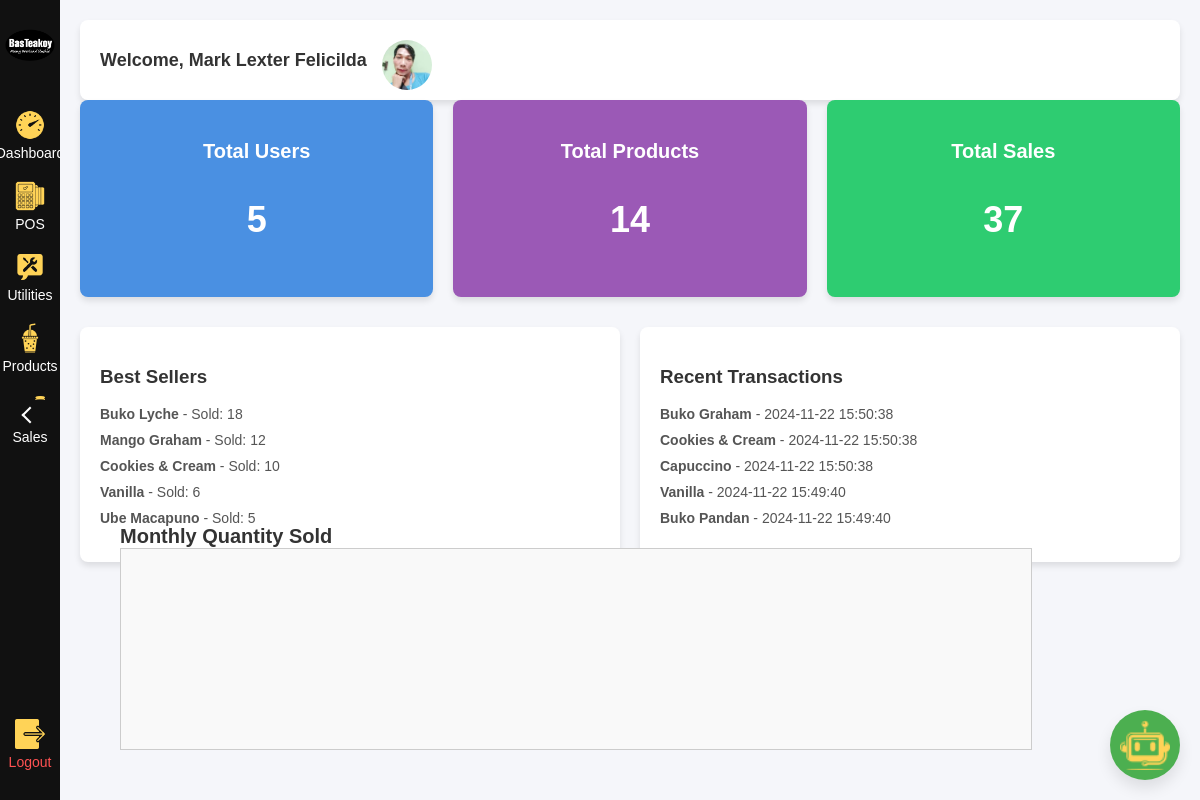
The app's page /bkinventory/admin_dashboard.php (signed in) with its own data.
### tables this page shows
CREATE TABLE `users` (
  `users_id` int(11) NOT NULL,
  `user_profile` varchar(255) DEFAULT NULL,
  `first_name` varchar(50) DEFAULT NULL,
  `last_name` varchar(50) DEFAULT NULL,
  `contact_number` varchar(15) DEFAULT NULL,
  `email` varchar(100) DEFAULT NULL,
  `password` varchar(100) DEFAULT NULL,
  `type` enum('cashier','admin') DEFAULT NULL
);

CREATE TABLE `checkout_transactions` (
  `checkout_transactions_id` int(11) NOT NULL,
  `product_id` int(11) DEFAULT NULL,
  `user_id` int(11) DEFAULT NULL,
  `payment_method` enum('cash','gcash') DEFAULT NULL,
  `product_name` varchar(100) DEFAULT NULL,
  `quantity` int(11) DEFAULT NULL,
  `amount_paid` decimal(10,2) DEFAULT NULL,
  `total_amount` decimal(10,2) DEFAULT NULL,
  `total_invested_price` decimal(10,2) DEFAULT NULL,
  `transaction_date` datetime DEFAULT current_timestamp(),
  `change_amount` decimal(10,2) DEFAULT NULL,
  `size` varchar(20) DEFAULT NULL
);

### bkinventory/admin_dashboard.php (the view, shortened to what this page needs)
<?php
$con = connection();
$total_users_query = "SELECT COUNT(*) AS total_users FROM Users";
$total_users_result = $con->query($total_users_query);
$total_users = $total_users_result->fetch_assoc()['total_users'];
$total_products_query = "SELECT COUNT(*) AS total_products FROM Products";
$total_products_result = $con->query($total_products_query);
$total_products = $total_products_result->fetch_assoc()['total_products'];
$total_sales_query = "SELECT COUNT(*) AS total_sales FROM Sales";
$total_sales_result = $con->query($total_sales_query);
$total_sales = $total_sales_result->fetch_assoc()['total_sales'];
$recent_checkouts_query = "SELECT * FROM Checkout_Transactions ORDER BY transaction_date DESC LIMIT 5";
$recent_checkouts_result = $con->query($recent_checkouts_query);
$best_sellers_query = "SELECT t.product_id, p.product_name, SUM(t.quantity_count) AS quantity_sold
                       FROM Transactions t
                       JOIN Products p ON t.product_id = p.product_id
                       GROUP BY t.product_id, p.product_name
                       ORDER BY quantity_sold DESC
                       LIMIT 5";
$best_sellers_result = $con->query($best_sellers_query);
$user_id = $_SESSION['user_id'];
$user_query = "SELECT user_profile, first_name, last_name FROM Users WHERE users_id = ?";
$stmt = $con->prepare($user_query);
$stmt->bind_param("i", $user_id);
$stmt->execute();
$user_result = $stmt->get_result();
$user_info = $user_result->fetch_assoc();
?>
<!DOCTYPE html>
<html lang="en">
<head>
    <link rel="stylesheet" href="css/admin_dashboard.css">
</head>
<body>
<div class="dashboard-container">
    <div class="sidebar">
        <div class="logo">
            <img src="img/logo.png" alt="Logo">
        </div>
        <div class="toggle-arrow">
            <span class="arrow"></span>
        </div>
        <nav>
            <ul>
                <li><a href="admin_dashboard.php"><img src="img/dashboard.png" alt="Dashboard"><span>Dashboard</span></a></li>
                <li><a href="admin_pos.php"><img src="img/pos.png" alt="POS"><span>POS</span></a></li>
                <li><a href="utilities.php"><img src="img/utilities.png" alt="Utilities"><span>Utilities</span></a></li>
                <li><a href="products.php"><img src="img/products.png" alt="Products"><span>Products</span></a></li>
                <li><a href="sales.php"><img src="img/sales.png" alt="Sales"><span>Sales</span></a></li>
            </ul>
        </nav>
        <div class="logout">
            <a href="logout.php" onclick="return confirm('Do you want to logout from this page?');">
                <img src="img/logout.png" alt="Logout">
            </a>
        </div>
    </div>
    <div class="main-content">
        <header class="welcome-header">
            <div class="user-info">
                <div class="user-name">
                    <span>Welcome, <?php echo htmlspecialchars($user_info['first_name']) . ' ' . htmlspecialchars($user_info['last_name']); ?></span>
                </div>
                <div class="profile-pic">
                    <?php if (!empty($user_info['user_profile']) && file_exists($user_info['user_profile'])): ?>
                        <img src="<?php echo htmlspecialchars($user_info['user_profile']); ?>" alt="Profile Picture">
                    <?php endif; ?>
                </div>
            </div>
        </header>
        <div class="stats-grid">
            <div class="stat-card blue">
                <h3>Total Users</h3>
                <p id="total-users"><?php echo $total_users; ?></p>
            </div>
            <div class="stat-card purple">
                <h3>Total Products</h3>
                <p id="total-products"><?php echo $total_products; ?></p>
            </div>
            <div class="stat-card green">
                <h3>Total Sales</h3>
                <p id="total-sales"><?php echo $total_sales; ?></p>
            </div>
        </div>
        <div class="row">
            <div class="card">
                <h3>Best Sellers</h3>
                <ul>
                    <?php while ($row = $best_sellers_result->fetch_assoc()) { ?>
                        <li>
                            <strong><?php echo $row['product_name']; ?></strong>
                            - Sold: <?php echo $row['quantity_sold']; ?>
                        </li>
                    <?php } ?>
                </ul>
            </div>
            <div class="card">
                <h3>Recent Transactions</h3>
                <ul>
                    <?php while ($row = $recent_checkouts_result->fetch_assoc()) { ?>
                        <li>
                            <strong><?php echo $row['product_name']; ?></strong>
                            - <?php echo $row['transaction_date']; ?>
                        </li>
                    <?php } ?>
                </ul>
            </div>
            <div class="chart-container">
                <h3 class="chart-title">Monthly Quantity Sold</h3>
                <div class="y-axis"></div>
                <div class="chart"></div>
            </div>
            <a href="#" class="button-with-logo" onclick="openChatbot(); return false;">
                <img src="img/chatbot.png" alt="Logo" class="logo-img">
            </a>
        </div>
    </div>
</div>
</body>
</html>

### bkinventory/css/admin_dashboard.css (style rules this page uses)
body { font-family: 'Arial', sans-serif; margin: 0; background: #F5F6FA; color: #333; }
.dashboard-container { display: flex; width: 100%; }
.sidebar { position: fixed; top: 0; left: 0; width: 60px; height: 100%; background: #111; color: #fff; overflow: hidden; transition: width 0.3s ease-in-out; z-index: 999; }
.sidebar .logo { text-align: center; padding: 15px 0; display: flex; justify-content: center; align-items: center; height: 60px; }
.sidebar .logo img { width: 100%; max-width: 50px; object-fit: contain; }
.sidebar .toggle-arrow { position: absolute; top: 50%; left: 0; width: 60px; height: 30px; background-color: #111; display: flex; justify-content: center; align-items: center; cursor: pointer; z-index: 10; transition: background 0.3s ease-in-out; }
.sidebar .toggle-arrow .arrow { width: 10px; height: 10px; border-left: 2px solid #fff; border-bottom: 2px solid #fff; transform: rotate(45deg); }
.sidebar nav ul { list-style: none; padding: 0; margin: 20px 0; }
.sidebar nav ul li { margin-bottom: 20px; text-align: center; }
.sidebar nav ul li a { text-decoration: none; color: #fff; display: flex; align-items: center; justify-content: center; flex-direction: column; transition: background 0.3s ease-in-out, color 0.3s; }
.sidebar nav ul li a img { width: 30px; margin-bottom: 5px; }
.sidebar .logout { position: absolute; bottom: 20px; width: 100%; text-align: center; }
.sidebar .logout a { text-decoration: none; color: #ff5252; display: flex; align-items: center; justify-content: center; flex-direction: column; padding: 10px; transition: background 0.3s ease-in-out, color 0.3s; }
.sidebar .logout a img { width: 30px; margin-bottom: 5px; }
.main-content { flex: 1; padding: 20px; margin-left: 60px; transition: margin-left 0.3s ease-in-out; }
.welcome-header { display: flex; justify-content: space-between; align-items: center; background: #FFF; padding: 20px; border-radius: 8px; box-shadow: 0 4px 6px rgba(0, 0, 0, 0.1); }
.user-info { display: flex; align-items: center; }
.user-name { margin-right: 10px; font-size: 18px; font-weight: bold; }
.profile-pic { width: 40px; height: 40px; border-radius: 50%; object-fit: cover; }
.stats-grid { display: flex; gap: 20px; margin-bottom: 30px; }
.stat-card { flex: 1; padding: 20px; color: #FFF; border-radius: 8px; text-align: center; box-shadow: 0 4px 6px rgba(0, 0, 0, 0.1); }
.stat-card.blue { background: #4a90e2; }
.stat-card.purple { background: #9B59B6; }
.stat-card.green { background: #2ECC71; }
.stat-card h3 { font-size: 20px; margin-bottom: 10px; }
.stat-card p { font-size: 36px; font-weight: bold; transition: opacity 1s ease-out; opacity: 0; }
.stat-card.show p { opacity: 1; }
.row { display: flex; gap: 20px; }
.card { flex: 1; background: #FFF; padding: 20px; border-radius: 8px; box-shadow: 0 4px 6px rgba(0, 0, 0, 0.1); }
.card h3 { color: #333; }
.card ul { list-style: none; padding: 0; }
.card ul li { margin-bottom: 10px; font-size: 14px; color: #555; }
.chart-container { display: flex; flex-direction: column; align-items: flex-start; justify-content: center; width: 80%; margin: 0 auto; position: absolute; bottom: 30px; left: 0; right: 0; padding: 10px; z-index: 10; }
.y-axis { display: flex; flex-direction: column-reverse; justify-content: space-between; height: 200px; font-size: 12px; text-align: right; margin-right: 10px; width: 40px; padding-right: 10px; }
.chart { display: flex; flex-direction: row; align-items: flex-end; gap: 10px; height: 200px; width: calc(100% - 50px); border: 1px solid #ccc; position: relative; background: #f9f9f9; }
.chart-title { font-size: 20px; font-weight: bold; margin-bottom: -200px; text-align: center; }
.button-with-logo { position: fixed; bottom: 20px; right: 20px; background-color: #4CAF50; padding: 10px; border-radius: 50%; display: flex; align-items: center; justify-content: center; box-shadow: 0 8px 15px rgba(0, 0, 0, 0.1); transition: background-color 0.3s, transform 0.3s, box-shadow 0.3s; }
.logo-img { width: 50px; height: 50px; object-fit: contain; }

### bkinventory/admin_dashboard.php (style rules this page uses)
.profile-pic img { width: 50px; height: 50px; border-radius: 50%; }
.user-info { display: flex; align-items: center; }
.user-info .user-name { margin-right: 15px; }
.welcome-header { display: flex; justify-content: space-between; align-items: center; background: #FFF; padding: 20px; border-radius: 8px; box-shadow: 0 4px 6px rgba(0, 0, 0, 0.1); }

### records on screen
users: first_name "Mark Lexter", last_name "Felicilda", user_profile (picture)
checkout_transactions: product_name "Buko Graham", transaction_date "2024-11-22 15:50:38"
checkout_transactions: product_name "Cookies & Cream", transaction_date "2024-11-22 15:50:38"
checkout_transactions: product_name "Capuccino", transaction_date "2024-11-22 15:50:38"
checkout_transactions: product_name "Vanilla", transaction_date "2024-11-22 15:49:40"
checkout_transactions: product_name "Buko Pandan", transaction_date "2024-11-22 15:49:40"

### other values on screen
$total_users "5"
$total_products "14"
$total_sales "37"
$row['product_name'] "Buko Lyche"
$row['quantity_sold'] "18"
$row['product_name'] "Mango Graham"
$row['quantity_sold'] "12"
$row['product_name'] "Cookies & Cream"
$row['quantity_sold'] "10"
$row['product_name'] "Vanilla"
$row['quantity_sold'] "6"
$row['product_name'] "Ube Macapuno"
$row['quantity_sold'] "5"
